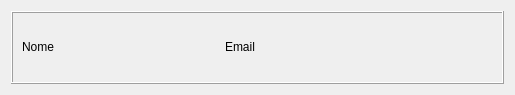
<?xml version="1.0" encoding="UTF-8"?>
<ui version="4.0">
 <class>Form</class>
 <widget class="QWidget" name="Form">
  <property name="geometry">
   <rect>
    <x>0</x>
    <y>0</y>
    <width>515</width>
    <height>95</height>
   </rect>
  </property>
  <property name="windowTitle">
   <string>Form</string>
  </property>
  <layout class="QVBoxLayout" name="verticalLayout">
   <item>
    <widget class="QFrame" name="frame">
     <property name="styleSheet">
      <string notr="true">.QFrame::hover {background-color: rgb(255, 255, 255);}</string>
     </property>
     <property name="frameShape">
      <enum>QFrame::Box</enum>
     </property>
     <property name="frameShadow">
      <enum>QFrame::Raised</enum>
     </property>
     <layout class="QHBoxLayout" name="horizontalLayout">
      <item>
       <layout class="QGridLayout" name="gridLayout">
        <item row="0" column="1">
         <widget class="QLabel" name="email">
          <property name="text">
           <string>Email</string>
          </property>
         </widget>
        </item>
        <item row="0" column="2">
         <widget class="QPushButton" name="editar_btn">
          <property name="minimumSize">
           <size>
            <width>30</width>
            <height>30</height>
           </size>
          </property>
          <property name="maximumSize">
           <size>
            <width>30</width>
            <height>30</height>
           </size>
          </property>
          <property name="cursor">
           <cursorShape>PointingHandCursor</cursorShape>
          </property>
          <property name="toolTip">
           <string>Editar contato</string>
          </property>
          <property name="text">
           <string/>
          </property>
          <property name="icon">
           <iconset>
            <normaloff>../../Curso SENAC/Contatos/assets/icons/iconedit.png</normaloff>../../Curso SENAC/Contatos/assets/icons/iconedit.png</iconset>
          </property>
          <property name="iconSize">
           <size>
            <width>30</width>
            <height>30</height>
           </size>
          </property>
          <property name="flat">
           <bool>true</bool>
          </property>
         </widget>
        </item>
        <item row="0" column="0">
         <widget class="QLabel" name="nome">
          <property name="text">
           <string>Nome</string>
          </property>
         </widget>
        </item>
        <item row="0" column="3">
         <widget class="QPushButton" name="excluir_btn">
          <property name="sizePolicy">
           <sizepolicy hsizetype="Fixed" vsizetype="Fixed">
            <horstretch>0</horstretch>
            <verstretch>0</verstretch>
           </sizepolicy>
          </property>
          <property name="minimumSize">
           <size>
            <width>30</width>
            <height>30</height>
           </size>
          </property>
          <property name="maximumSize">
           <size>
            <width>30</width>
            <height>30</height>
           </size>
          </property>
          <property name="cursor">
           <cursorShape>PointingHandCursor</cursorShape>
          </property>
          <property name="toolTip">
           <string>Excluir contato</string>
          </property>
          <property name="text">
           <string/>
          </property>
          <property name="icon">
           <iconset>
            <normaloff>../../Curso SENAC/Contatos/assets/icons/icondelete.png</normaloff>../../Curso SENAC/Contatos/assets/icons/icondelete.png</iconset>
          </property>
          <property name="iconSize">
           <size>
            <width>30</width>
            <height>30</height>
           </size>
          </property>
          <property name="flat">
           <bool>true</bool>
          </property>
         </widget>
        </item>
       </layout>
      </item>
     </layout>
    </widget>
   </item>
  </layout>
 </widget>
 <resources/>
 <connections/>
</ui>
